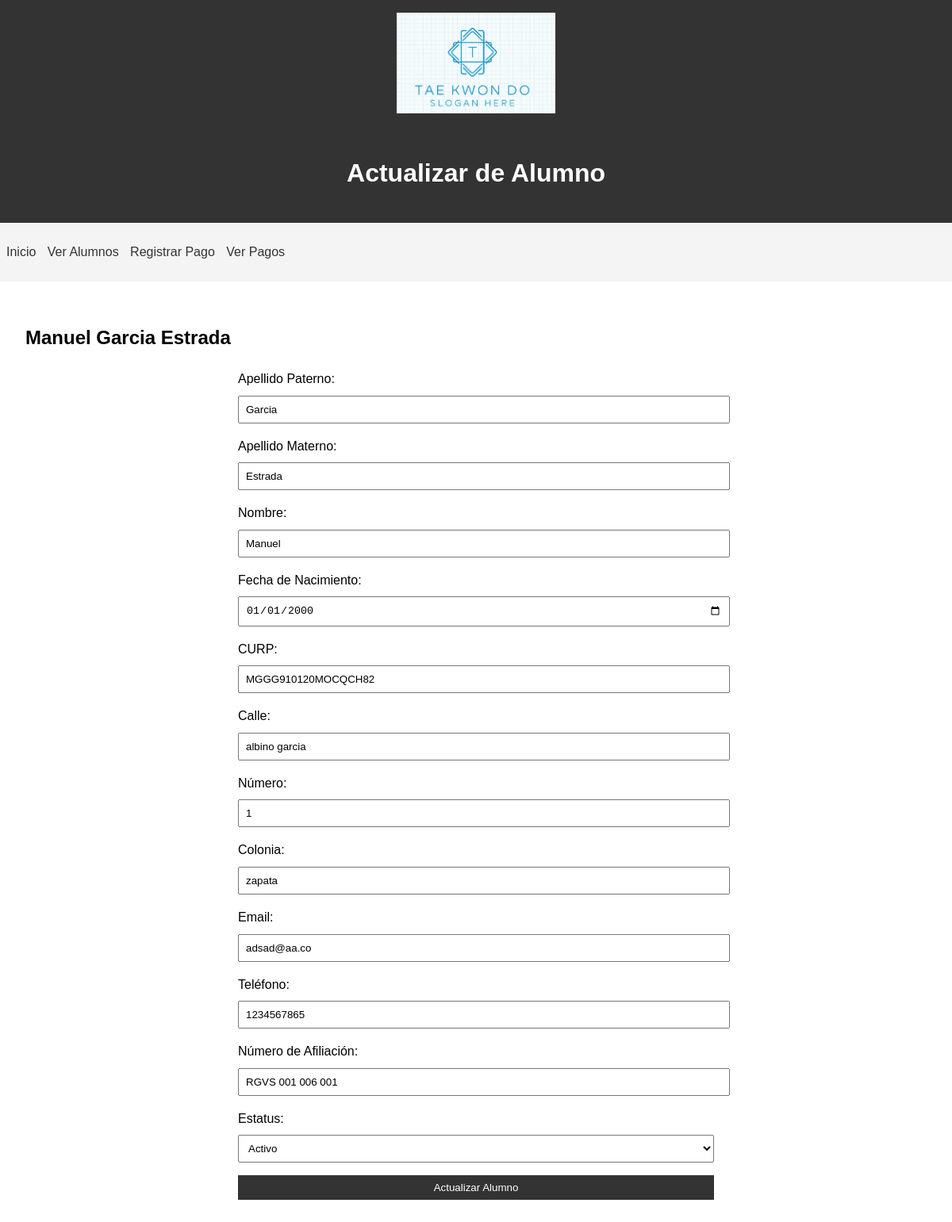
The app's page /alumno/2 with its own data.
### app.py (models this page shows)
class Alumno(Base):
    __tablename__ = 'alumnos'
    id = Column(Integer, primary_key=True)
    apaterno = Column(String(50), nullable=False)
    apmaterno = Column(String(50), nullable=False)
    nombre = Column(String(50), nullable=False)
    fbday = Column(Date, nullable=False)
    curp = Column(String(18), unique=True, nullable=False)
    calle = Column(String(100), nullable=True)
    numero = Column(String(10), nullable=False)
    colonia = Column(String(100), nullable=False)
    email = Column(String(100), nullable=False)
    telefono = Column(String(15), nullable=False)
    numafiliacion = Column(String(20), unique=True, nullable=True)
    estatus = Column(String(10), nullable=False)
    pagos = relationship("Pago", back_populates="alumno")

### app.py (the view, shortened to what this page needs)
@app.route('/alumno/<int:id>', methods=['GET', 'POST'])
def detalle_alumno(id):
    session = Session()
    try:
        alumno = session.query(Alumno).get(id)
        return render_template('detalle_alumno.html', alumno=alumno)
    except Exception as e:
        session.rollback()
        return jsonify({"success": False, "message": f"Error: {str(e)}"})
    finally:
        session.close()

### templates/detalle_alumno.html (shortened to what this page needs)
<!DOCTYPE html>
<html lang="es">
<head>
    <link rel="stylesheet" href="{{ url_for('static', filename='css/styles.css') }}">
</head>
<body>
    <header>
        <img src="{{ url_for('static', filename='img/logo.png') }}" alt="Logotipo de la escuela" class="logo" width = "800" height="340">
        <h1>Actualizar de Alumno</h1>
    </header>
    <nav>
        <ul>
            <li><a href="{{ url_for('index') }}">Inicio</a></li>
            <li><a href="{{ url_for('lista_alumnos') }}">Ver Alumnos</a></li>
            <li><a href="{{ url_for('pago', alumno_id=alumno.id) }}">Registrar Pago</a></li>
            <li><a href="{{ url_for('pagos', alumno_id=alumno.id) }}">Ver Pagos</a></li>
        </ul>
    </nav>
    <main>
        <h2>{{ alumno.nombre }} {{ alumno.apaterno }} {{ alumno.apmaterno }}</h2>
        <form id="editar-form">
            <label for="apaterno">Apellido Paterno:</label>
            <input type="text" id="apaterno" name="apaterno" value="{{ alumno.apaterno }}" maxlength="50" placeholder = "Apellido Paterno" required>
            <label for="apmaterno">Apellido Materno:</label>
            <input type="text" id="apmaterno" name="apmaterno" value="{{ alumno.apmaterno }}" maxlength="50" placeholder = "Apellido Materno" required>
            <label for="nombre">Nombre:</label>
            <input type="text" id="nombre" name="nombre" value="{{ alumno.nombre }}" maxlength="30" placeholder = "Nombre del Alumno" required>
            <label for="fbday">Fecha de Nacimiento:</label>
            <input type="date" id="fbday" name="fbday" value="{{ alumno.fbday }}" placeholder = "Fecha de Nacimiento" required>
            <label for="curp">CURP:</label>
            <input type="text" id="curp" name="curp" value="{{ alumno.curp }}" maxlength="18" placeholder="CURP" required pattern="^[A-Z]{4}[0-9]{6}[HM][A-Z]{5}[0-9A-Z]{2}$">
            <label for="calle">Calle:</label>
            <input type="text" id="calle" name="calle" value="{{ alumno.calle }}" placeholder="Calle del domicilio" required>
            <label for="numero">Número:</label>
            <input type="text" id="numero" name="numero" value="{{ alumno.numero }}" maxlength="4" placeholder = "Número de la casa" required>
            <label for="colonia">Colonia:</label>
            <input type="text" id="colonia" name="colonia" value="{{ alumno.colonia }}" placeholder="Colonia del domicilio" required>
            <label for="email">Email:</label>
            <input type="email" id="email" name="email" value="{{ alumno.email }}" placeholder="Correo Electrónico" required>
            <label for="telefono">Teléfono:</label>
            <input type="tel" id="telefono" name="telefono" value="{{ alumno.telefono }}" maxlength="10" placeholder="Número Telefónico"  required pattern="[0-9]{10}">
            <label for="numafiliacion">Número de Afiliación:</label>
            <input type="text" id="numafiliacion" name="numafiliacion" value="{{ alumno.numafiliacion }}" maxlength="16" placeholder = "Número Afiliación Alumno" required>
            <label for="estatus">Estatus:</label>
            <select id="estatus" name="estatus" required>
                <option value="activo" {% if alumno.estatus == 'activo' %}selected{% endif %}>Activo</option>
            </select>
            <button type="submit">Actualizar Alumno</button>
        </form>
        </main>
</body>
</html>

### static/css/styles.css (style rules this page uses)
body { font-family: Arial, sans-serif; line-height: 1.6; margin: 0; padding: 0; }
header { background-color: #333; color: #fff; text-align: center; padding: 1rem; }
.logo { max-width: 100%; height: auto; object-fit: cover; object-position: bottom; }
nav { background-color: #f4f4f4; padding: 0.5rem; }
nav ul { list-style-type: none; padding: 0; }
nav ul li { display: inline; margin-right: 10px; }
nav ul li a { text-decoration: none; color: #333; }
main { padding: 2rem; }
form { max-width: 600px; margin: 0 auto; }
label { display: block; margin-top: 1rem; }
input, select { width: 100%; padding: 0.5rem; margin-top: 0.5rem; }
button { display: block; width: 100%; padding: 0.5rem; background-color: #333; color: #fff; border: none; cursor: pointer; margin-top: 1rem; }
.logo { max-width: 200px; margin-bottom: 20px; }

### records on screen
Alumno: nombre "Manuel", apaterno "Garcia", apmaterno "Estrada", fbday "01/01/2000", curp "MGGG910120MOCQCH82", calle "albino garcia", numero "1", colonia "zapata", email "adsad@aa.co", telefono "1234567865", numafiliacion "RGVS 001 006 001", estatus "Activo"
